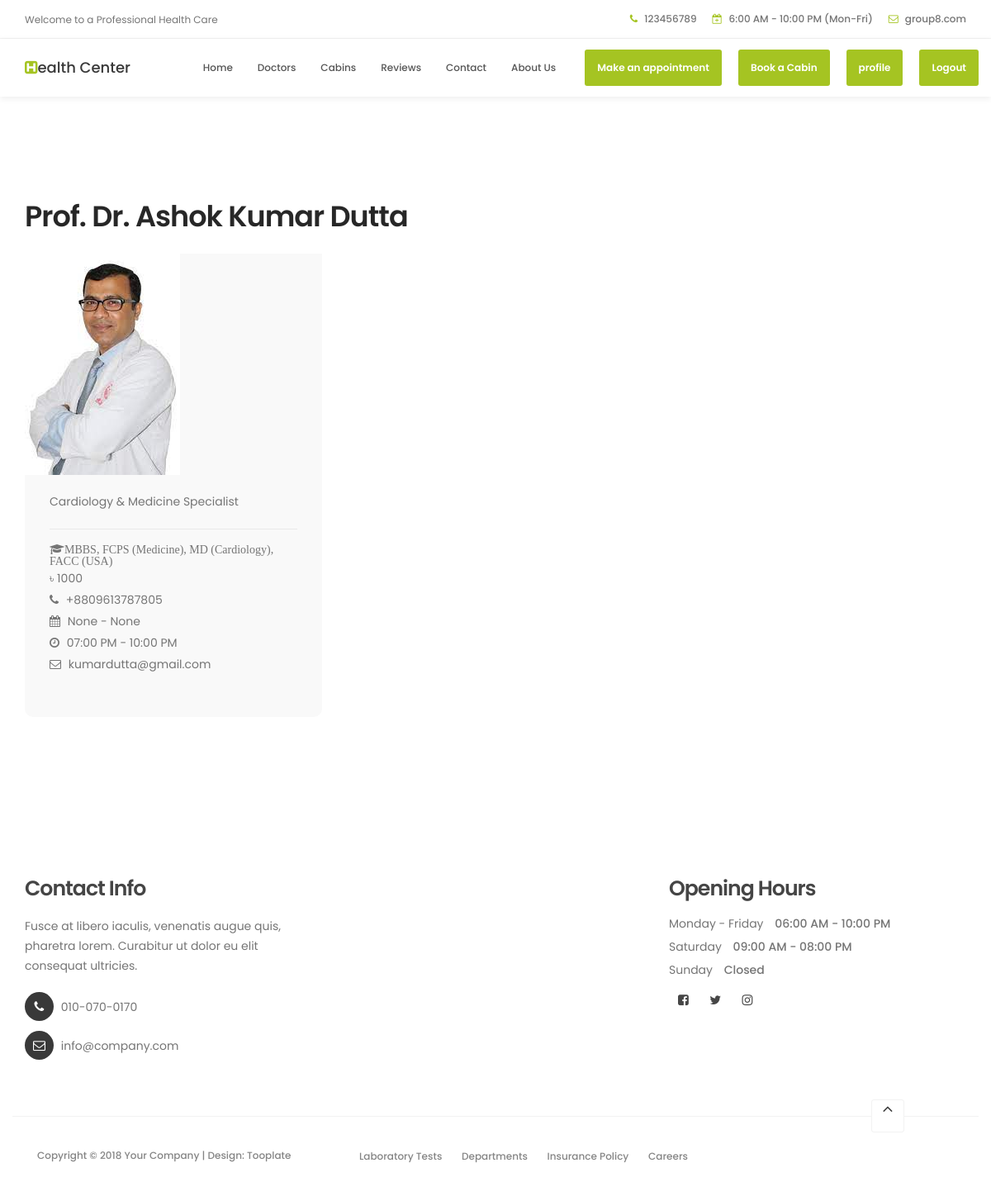
Page /showinfo/1/ on the committed database.
### main/models.py (models this page shows, shortened)
class doctors(models.Model):
    profile_img=models.ImageField(null=True,blank=True)
    name=models.CharField(max_length =100,null=True,blank=True)
    education=models.CharField(max_length = 200,null=True,blank=True)
    speciality=models.CharField(max_length = 200,null=True,blank=True)
    visit=models.IntegerField(null=True,blank=True)
    phone=models.CharField(max_length = 15,null=True,blank=True)
    day=models.CharField(max_length = 15,null=True,blank=True)
    time1=models.TimeField(null=True,blank=True)
    time2=models.TimeField(null=True,blank=True)
    email=models.EmailField(max_length = 200,null=True,blank=True)

### main/views.py (the view)
# urls.py: path("showinfo/<str:pk>/",views.showinfo,name='showinfo'),
def showinfo(request,pk):
    detail = doctors.objects.get(id=pk)
    context = {
        'details' : detail
    }
    return render(request, 'showinfo/showinfo.html', context)

### main/templates/showinfo/showinfo.html (shortened to what this page needs)
{%load static%}
<html lang="en">
<head>
    <link rel="stylesheet" href="{% static 'css/bootstrap2.min.css' %}">
    <link rel="stylesheet" href="{% static 'css/font-awesome.min.css' %}">
    <link rel="stylesheet" href="{% static 'css/animate.css' %}">
    <link rel="stylesheet" href="{% static 'css/owl.carousel.css' %}">
    <link rel="stylesheet" href="{% static 'css/owl.theme.default.min.css' %}">
    <link rel="stylesheet" href="{% static 'css/tooplate-style.css' %}">
</head>
<body id="top" data-spy="scroll" data-target=".navbar-collapse" data-offset="50">
    <header>
        <div class="container">
            <div class="row">
                <div class="col-md-4 col-sm-5">
                    <p>Welcome to a Professional Health Care</p>
                </div>
                <div class="col-md-8 col-sm-7 text-align-right">
                    <span class="phone-icon"><i class="fa fa-phone"></i> 123456789</span>
                    <span class="date-icon"><i class="fa fa-calendar-plus-o"></i> 6:00 AM - 10:00 PM (Mon-Fri)</span>
                    <span class="email-icon"><i class="fa fa-envelope-o"></i> <a href="#">group8.com</a></span>
                </div>
            </div>
        </div>
    </header>
    <section class="navbar navbar-default navbar-static-top" role="navigation">
        <div class="container">
            <div class="navbar-header">
                <a href="/home" class="navbar-brand"><i class="fa fa-h-square"></i>ealth Center</a>
            </div>
            <div class="collapse navbar-collapse">
                <ul class="nav navbar-nav navbar-right">
                    <li><a href="/home" class="smoothScroll">Home</a></li>
                    <li><a href="/doctor" class="smoothScroll">Doctors</a></li>
                    <li><a href="/cabin" class="smoothScroll">Cabins</a></li>
                    <li><a href="/reviewspage" class="smoothScroll">Reviews</a></li>
                    <li><a href="#google-map" class="smoothScroll">Contact</a></li>
                    <li><a href="/homeabout" class="smoothScroll">About Us</a></li>
                    <li class="appointment-btn"><a href="/appointment">Make an appointment</a></li>
                    <li class="appointment-btn"><a href="/cbook">Book a Cabin</a></li>
                    <li class="appointment-btn"><a href="/profile">profile</a></li>
                    <li class="appointment-btn"><a href="{% url 'logout' %}">Logout</a>
                </ul>
            </div>
        </div>
    </section>
    <section id="team" data-stellar-background-ratio="1">
        <div class="container">
            <div class="row">
                <div class="col-md-6 col-sm-6">
                    <div class="about-info">
                        <h2 class="wow fadeInUp" data-wow-delay="0.1s">{{details.name}}</h2>
                    </div>
                </div>
                <div class="clearfix"></div>
                <div class="col-md-4 col-sm-6">
                    <div class="team-thumb wow fadeInUp" data-wow-delay="0.2s">
                        {% if details.profile_img %}
                        <img src="{{details.profile_img.url}}" class="img-responsive" alt="">
                        {% endif %}
                        <div class="team-info">
                            <p>{{details.speciality}}</p>
                            <div class="team-contact-info">
                                <p><i class="fa fa-graduation-cap">{{details.education}}</i> </p>
                                <p>৳ {{details.visit}}</p>
                                <p><i class="fa fa-phone"></i> {{details.phone}}</p>
                                <p><i class="fa fa-calendar"></i> {{details.day}} - {{details.day}}</p>
                                <p><i class="fa fa-clock-o"></i> {{details.time1|date:"h:i A"}} - {{details.time2|date:"h:i A"}}</p>
                                <p><i class="fa fa-envelope-o"></i> <a href="#">{{details.email}}</a></p>
                            </div>
                        </div>
                    </div>
                </div>
            </div>
        </div>
    </section>
    <footer data-stellar-background-ratio="5">
        <div class="container">
            <div class="row">
                <div class="col-md-4 col-sm-4">
                    <div class="footer-thumb">
                        <h4 class="wow fadeInUp" data-wow-delay="0.4s">Contact Info</h4>
                        <p>Fusce at libero iaculis, venenatis augue quis, pharetra lorem. Curabitur ut dolor
                            eu elit consequat ultricies.</p>
                        <div class="contact-info">
                            <p><i class="fa fa-phone"></i> 010-070-0170</p>
                            <p><i class="fa fa-envelope-o"></i> <a href="#">info@company.com</a></p>
                        </div>
                    </div>
                </div>
                <div class="col-md-4 col-sm-4">
                </div>
                <div class="col-md-4 col-sm-4">
                    <div class="footer-thumb">
                        <div class="opening-hours">
                            <h4 class="wow fadeInUp" data-wow-delay="0.4s">Opening Hours</h4>
                            <p>Monday - Friday <span>06:00 AM - 10:00 PM</span></p>
                            <p>Saturday <span>09:00 AM - 08:00 PM</span></p>
                            <p>Sunday <span>Closed</span></p>
                        </div>
                        <ul class="social-icon">
                            <li><a href="#" class="fa fa-facebook-square" attr="facebook icon"></a></li>
                            <li><a href="#" class="fa fa-twitter"></a></li>
                            <li><a href="#" class="fa fa-instagram"></a></li>
                        </ul>
                    </div>
                </div>
                <div class="col-md-12 col-sm-12 border-top">
                    <div class="col-md-4 col-sm-6">
                        <div class="copyright-text">
                            <p>Copyright &copy; 2018 Your Company
                                | Design: Tooplate</p>
                        </div>
                    </div>
                    <div class="col-md-6 col-sm-6">
                        <div class="footer-link">
                            <a href="#">Laboratory Tests</a>
                            <a href="#">Departments</a>
                            <a href="#">Insurance Policy</a>
                            <a href="#">Careers</a>
                        </div>
                    </div>
                    <div class="col-md-2 col-sm-2 text-align-center">
                        <div class="angle-up-btn">
                            <a href="#top" class="smoothScroll wow fadeInUp" data-wow-delay="1.2s"><i
                                    class="fa fa-angle-up"></i></a>
                        </div>
                    </div>
                </div>
            </div>
        </div>
    </footer>
</body>
</html>

### static/css/tooplate-style.css (style rules this page uses)
body { background: #ffffff; font-family: 'Poppins', sans-serif; overflow-x: hidden; }
h1,h2,h3,h4,h5,h6 { font-weight: 600; line-height: inherit; }
h1,h2,h3,h4 { letter-spacing: -1px; }
h2 { color: #272727; font-size: 3em; padding-bottom: 10px; }
h4 { color: #454545; font-size: 1.8em; padding-bottom: 2px; }
p { color: #757575; font-size: 14px; font-weight: normal; line-height: 24px; }
html { -webkit-font-smoothing: antialiased; }
a { color: #252525; -webkit-transition: 0.5s; transition: 0.5s; text-decoration: none !important; }
.text-align-right { text-align: right; }
.text-align-center { text-align: center; }
.border-top { border-top: 1px solid #f2f2f2; margin-top: 4em; padding-top: 2.5em; }
#about, #team, #news, #news-detail { position: relative; padding-top: 100px; padding-bottom: 100px; }
header { background: #ffffff; border-bottom: 1px solid #f2f2f2; display: flex; height: 45px; }
header .col-md-8 { padding-right: 0; }
header p, header span { font-size: 12px; line-height: 24px; padding-top: 12px; }
header a, header span { color: #747474; }
header span { font-weight: 500; display: inline-block; padding: 11px 15px; }
header span.date-icon { border-left: 1px solid #f2f2f2; border-right: 1px solid #f2f2f2; padding-right: 19px; padding-left: 19px; }
header span i { color: #a5c422; margin-right: 5px; }
.navbar-default { background: #ffffff; box-shadow: 0 2px 8px rgba(0,0,0,.075); border: none; margin-bottom: 0; padding: 10px; }
.navbar-default .navbar-brand { color: #393939; font-weight: 500; }
.navbar-default .navbar-brand .fa { color: #a5c422; }
.navbar-default .navbar-nav li.appointment-btn { margin: 3px 0 0 20px; }
.navbar-default .navbar-nav li.appointment-btn a { background: #a5c422; border-radius: 3px; color: #ffffff; font-weight: 600; padding-top: 12px; padding-bottom: 12px; }
.navbar-default .navbar-nav li a { color: #555555; font-size: 12px; font-weight: 500; padding-right: 20px; padding-left: 20px; -webkit-transition: all ease-in-out 0.4s; transition: all ease-in-out 0.4s; }
.team-thumb { background-color: #f9f9f9; border-radius: 0 0 10px 10px; position: relative; overflow: hidden; cursor: pointer; }
.team-info { padding: 20px 30px 0 30px; }
.team-contact-info { border-top: 1px solid #e9e9e9; padding-top: 1.2em; margin-top: 1.5em; }
.team-contact-info .fa { margin-right: 5px; display: inline-block; }
.team-contact-info p { margin-bottom: 2px; }
.team-contact-info a { color: #757575; }
footer { padding-top: 80px; padding-bottom: 40px; }
footer h4 { padding-bottom: 5px; }
footer a { color: #757575; }
.contact-info { padding-top: 10px; }
.contact-info .fa { background: #393939; border-radius: 100%; color: #ffffff; font-size: 15px; width: 35px; height: 35px; line-height: 35px; text-align: center; margin-right: 5px; margin-bottom: 2px; }
.opening-hours p { line-height: 18px; }
.opening-hours span { font-weight: 500; display: inline-block; padding-left: 10px; }
.copyright-text p, .footer-link a { color: #858585; font-size: 12px; font-weight: 500; }
.footer-link a { font-size: 12px; display: inline-block; padding: 0 10px; margin-top: 4px; }
.angle-up-btn { position: relative; bottom: 4em; display: block; }
.angle-up-btn a { background: #ffffff; border: 1px solid #f2f2f2; border-radius: 3px; font-size: 20px; color: #393939; display: inline-block; text-align: center; width: 40px; height: 40px; line-height: 38px; transition: transform 0.1s ease-in; transform: translateX(0); }
.social-icon { position: relative; padding: 0; margin: 0; }
.social-icon li { display: inline-block; list-style: none; }
.social-icon li a { border-radius: 100px; color: #464646; font-size: 15px; width: 35px; height: 35px; line-height: 35px; text-decoration: none; text-align: center; transition: all 0.4s ease-in-out; position: relative; }
@media only screen and (max-width: 1200px) { h2 { font-size: 2.5em; } }
@media only screen and (max-width: 1200px) { header { height: inherit; } }
@media only screen and (max-width: 1200px) { header span.date-icon { border: 0; padding-right: 0; padding-left: 0; } }
@media only screen and (max-width: 1200px) { header span.email-icon { padding-top: 0; } }
@media only screen and (max-width: 1200px) { .navbar-default .navbar-nav li a { padding-right: 15px; padding-left: 15px; } }

### rows in the picture
doctors: name "Prof. Dr. Ashok Kumar Dutta", profile_img (picture), speciality "Cardiology & Medicine Specialist", education "MBBS, FCPS (Medicine), MD (Cardiology), FACC (USA)", visit "1000", phone "+8809613787805", day "None", time1 "07:00 PM", time2 "10:00 PM", email "kumardutta@gmail.com"
